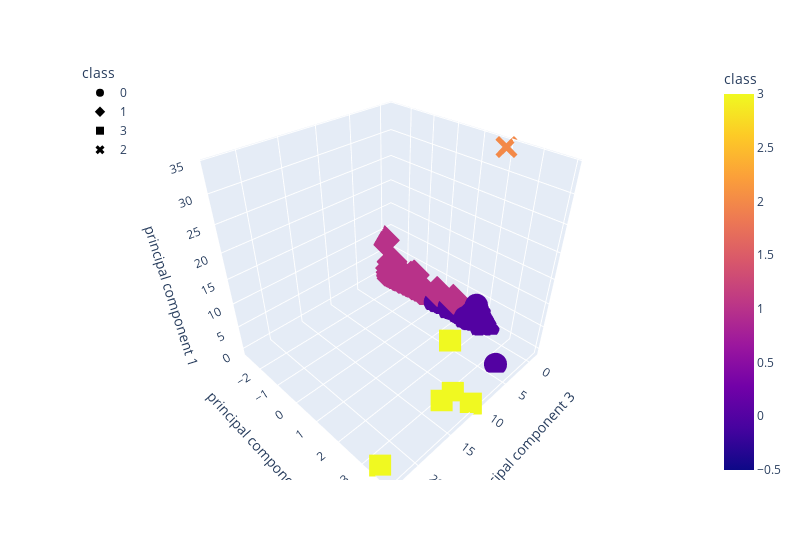

Notebook source saved alongside this figure:
### Code cell
# Create a 3D-Scatter with the PCA data and the clusters
fig = px.scatter_3d(
    joined_Df,
    x="principal component 3",
    y="principal component 2",
    z="principal component 1",
    color="class",
    symbol="class",
    width=800,
    hover_name="CoinName",
    hover_data=["Algorithm"]
)
fig.update_layout(legend=dict(x=0, y=1))
fig.show()

### Figure 1 — Plotly figure (JSON) as saved in the notebook; plotly's stock layout.template omitted (floating-point values rounded to 4 significant figures; data arrays with more than 128 entries replaced by an {"elided": "..."} marker saying what was removed)
{"data": [{"customdata": {"elided": "286x1 str values"}, "hovertemplate": "<b>%{hovertext}</b><br><br>class=%{marker.color}<br>principal component 3=%{x}<br>principal component 2=%{y}<br>principal component 1=%{z}<br>Algorithm=%{customdata[0]}<extra></extra>", "hovertext": {"elided": "286 str values"}, "legendgroup": "0", "marker": {"color": {"elided": "286 int values"}, "coloraxis": "coloraxis", "symbol": "circle"}, "mode": "markers", "name": "0", "scene": "scene", "showlegend": true, "type": "scatter3d", "x": {"elided": "286 float values"}, "y": {"elided": "286 float values"}, "z": {"elided": "286 float values"}}, {"customdata": {"elided": "240x1 str values"}, "hovertemplate": "<b>%{hovertext}</b><br><br>class=%{marker.color}<br>principal component 3=%{x}<br>principal component 2=%{y}<br>principal component 1=%{z}<br>Algorithm=%{customdata[0]}<extra></extra>", "hovertext": {"elided": "240 str values"}, "legendgroup": "1", "marker": {"color": {"elided": "240 int values"}, "coloraxis": "coloraxis", "symbol": "diamond"}, "mode": "markers", "name": "1", "scene": "scene", "showlegend": true, "type": "scatter3d", "x": {"elided": "240 float values"}, "y": {"elided": "240 float values"}, "z": {"elided": "240 float values"}}, {"customdata": [["VeChainThor Authority"], ["Proof-of-BibleHash"], ["SHA-256 + Hive"], ["ECC 256K1"], ["Leased POS"]], "hovertemplate": "<b>%{hovertext}</b><br><br>class=%{marker.color}<br>principal component 3=%{x}<br>principal component 2=%{y}<br>principal component 1=%{z}<br>Algorithm=%{customdata[0]}<extra></extra>", "hovertext": ["Vechain", "BiblePay", "LitecoinCash", "Acute Angle Cloud", "Waves"], "legendgroup": "3", "marker": {"color": [3, 3, 3, 3, 3], "coloraxis": "coloraxis", "symbol": "square"}, "mode": "markers", "name": "3", "scene": "scene", "showlegend": true, "type": "scatter3d", "x": [7.484, 12.75, 23.03, 10.73, 10.9], "y": [2.277, 3.223, 3.474, 3.903, 3.243], "z": [4.402, -0.1773, -0.3797, -0.3349, -0.4062]}, {"customdata": [["TRC10"]], "hovertemplate": "<b>%{hovertext}</b><br><br>class=%{marker.color}<br>principal component 3=%{x}<br>principal component 2=%{y}<br>principal component 1=%{z}<br>Algorithm=%{customdata[0]}<extra></extra>", "hovertext": ["BitTorrent"], "legendgroup": "2", "marker": {"color": [2], "coloraxis": "coloraxis", "symbol": "x"}, "mode": "markers", "name": "2", "scene": "scene", "showlegend": true, "type": "scatter3d", "x": [-1.08], "y": [1.92], "z": [34.05]}], "layout": {"coloraxis": {"colorbar": {"title": {"text": "class"}}, "colorscale": [[0, "#0d0887"], [0.1111, "#46039f"], [0.2222, "#7201a8"], [0.3333, "#9c179e"], [0.4444, "#bd3786"], [0.5556, "#d8576b"], [0.6667, "#ed7953"], [0.7778, "#fb9f3a"], [0.8889, "#fdca26"], [1, "#f0f921"]]}, "legend": {"title": {"text": "class"}, "tracegroupgap": 0, "x": 0, "y": 1}, "margin": {"t": 60}, "scene": {"domain": {"x": [0, 1], "y": [0, 1]}, "xaxis": {"title": {"text": "principal component 3"}}, "yaxis": {"title": {"text": "principal component 2"}}, "zaxis": {"title": {"text": "principal component 1"}}}, "width": 800}}
